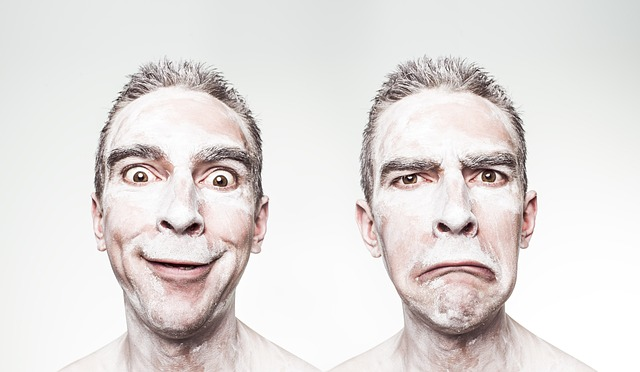
#> input picture image/eyes.jpg, 640 x 372 px, found by its file name
$ python basic24.py
#> lines starting #> are read from the running program, lines starting #| are printed output that depends on the picture; after the words box and inside, x2 and y2 are one past the last pixel; in counts of white or black regions, pixels touching at a corner belong together
# ตรวจจับดวงตาและใบหน้าจากภาพ

import cv2

# อ่านภาพ
img = cv2.imread('C:\Python\Python OpenCV\image\eyes.jpg')
#> img is the input picture: shape (372, 640, 3); mean B, G, R 221.2, 222.8, 227.6
img = cv2.resize(img, (500,500))
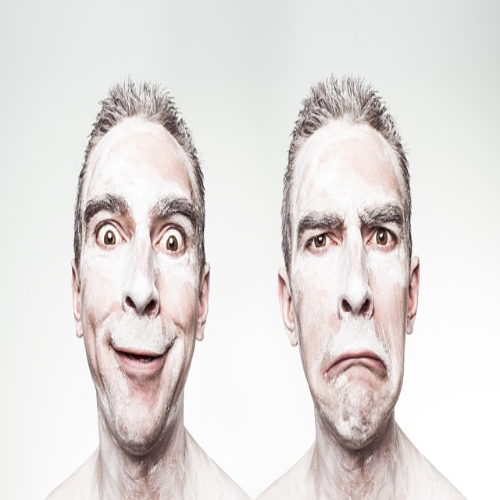
#> img: shape (500, 500, 3); mean B, G, R 221.1, 222.7, 227.5

# อ่านไฟล์ Haar Cascade Classifier
eye_cascade = cv2.CascadeClassifier('C:\Python\Python OpenCV\image\haarcascade_eye_tree_eyeglasses.xml')
face_cascade = cv2.CascadeClassifier('C:\Python\Python OpenCV\image\haarcascade_frontalface_default.xml')

gray_img=cv2.cvtColor(img, cv2.COLOR_BGR2GRAY)
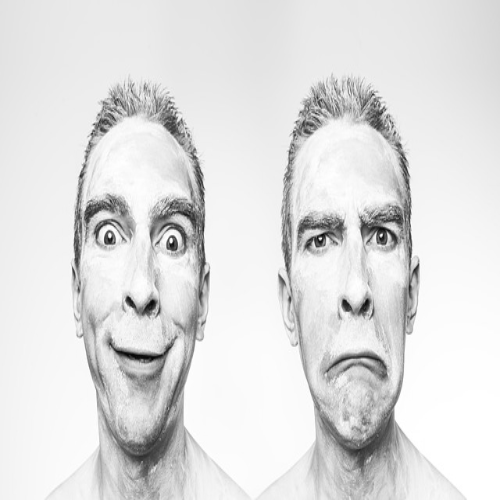
#> gray_img: shape (500, 500); min 7, max 255, mean 223.9

# จำแนกดวงตา
eyes = eye_cascade.detectMultiScale(gray_img, scaleFactor=1.05, minNeighbors=5)
#> eyes = [[304, 226, 32, 32], [363, 220, 37, 37], [88, 214, 41, 41], [149, 221, 45, 45]]
faces = face_cascade.detectMultiScale(gray_img, scaleFactor=1.05, minNeighbors=5)
#> faces = [[299, 322, 118, 118], [252, 159, 201, 201], [39, 159, 195, 195], [257, 243, 179, 179]]
 # scaleFactor=1.20 คือ ขนาดของรูปภาพที่จะตรวจจับ 1.20 เท่าของรูปภาพเดิม
 # minNeighbors=3 คือ จำนวนของเส้นที่ตรงกันที่จะตรวจจับใบหน้า 3 เส้นขึ้นไป การกำหนดค่า Threshholding ตรวจสอบ Gray Scale ของภาพ
 # ค่าเริ่มต้น 1.1 และ 3 คือค่าที่ดีที่สุด แต่ถ้าใบหน้ามีขนาดเล็ก ให้เปลี่ยนเป็น 1.05 และ 5 แทน และถ้าใบหน้ามีขนาดใหญ่ ให้เปลี่ยนเป็น 1.15 และ 1 แทน

# แสดงตำแหน่งดวงตาที่ตรวจจับได้
for x,y,w,h in eyes: # วนลูปตามจำนวนใบหน้าที่ตรวจจับได้  (x,y) คือตำแหน่งซ้ายบน และ (w,h) คือความกว้างและความสูง
    img = cv2.rectangle(img,(x,y),(x+w,y+h),(0,255,0),3) # วาดสี่เหลี่ยม สีเขียว หนา 5 pixel
    for x,y,w,h in faces: # วนลูปตามจำนวนใบหน้าที่ตรวจจับได้  (x,y) คือตำแหน่งซ้ายบน และ (w,h) คือความกว้างและความสูง
        img = cv2.rectangle(img,(x,y),(x+w,y+h),(0,0,255),3) # วาดสี่เหลี่ยม สีแดง หนา 5 pixel
#> this loop made 4 passes
#> pass 1, `img = cv2.rectangle(img,(x,y),(x+w,y+h),(0,255,0),3)`:
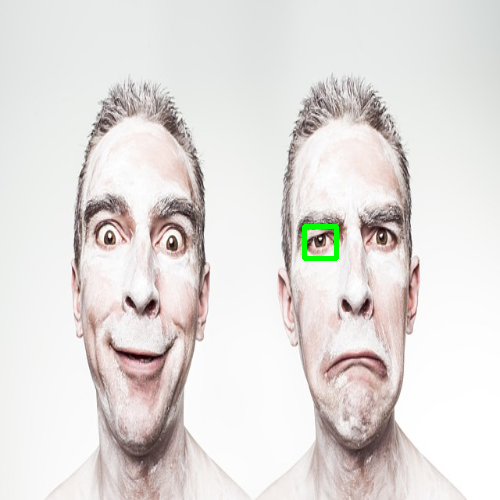
#> img: shape (500, 500, 3); 0.25% of pixels changed, all inside (x1, y1, x2, y2) = (302, 224, 339, 261)
#> pass 2, `img = cv2.rectangle(img,(x,y),(x+w,y+h),(0,255,0),3)`:
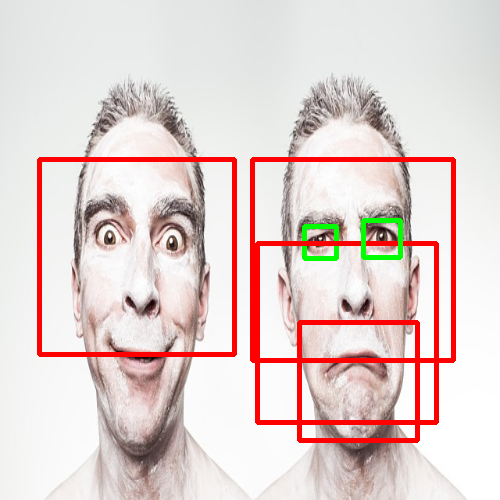
#> img: shape (500, 500, 3); 5.74% of pixels changed, all inside (x1, y1, x2, y2) = (37, 157, 456, 443)
#> pass 3, `img = cv2.rectangle(img,(x,y),(x+w,y+h),(0,255,0),3)`:
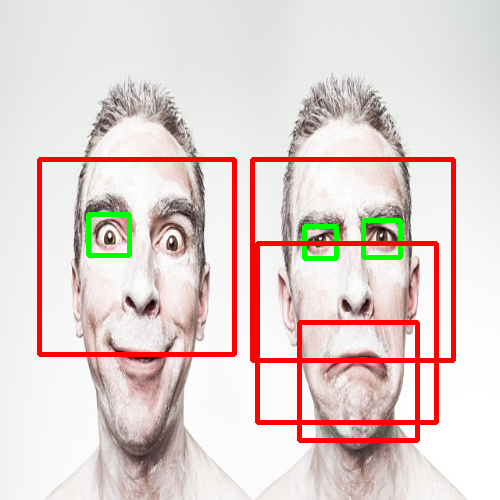
#> img: shape (500, 500, 3); 0.34% of pixels changed, all inside (x1, y1, x2, y2) = (86, 212, 403, 258)
#> after the loop:
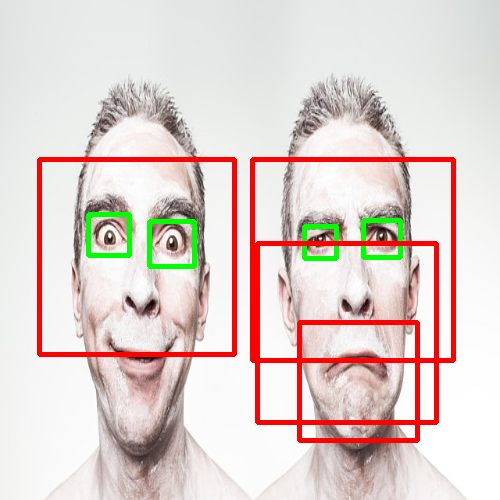
#> img: shape (500, 500, 3); 0.36% of pixels changed, all inside (x1, y1, x2, y2) = (147, 219, 197, 269)

# แสดงภาพ
cv2.imshow('Original', img)
cv2.waitKey(0)
cv2.destroyAllWindows()
